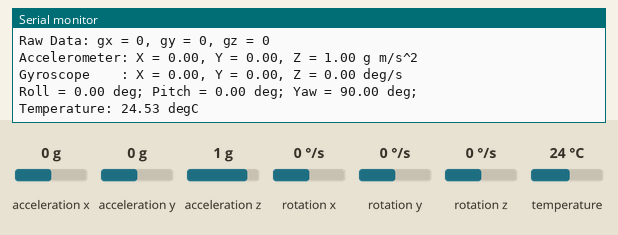
Bench run of a sketch on a simulated ESP32. Parts: the last lines printed to the serial monitor. The inputs (shaded band) are chosen by the test bench; at power-on: acceleration x 0 g, acceleration y 0 g, acceleration z 1 g, rotation x 0 °/s, rotation y 0 °/s, rotation z 0 °/s, temperature 24 °C.

Above: at 1.2 s.
1.3 s: acceleration x set to -1.4 g
At 2.6 s:
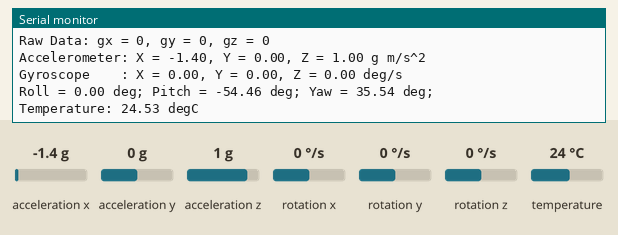
2.8 s: acceleration y set to -1.4 g
At 3.9 s:
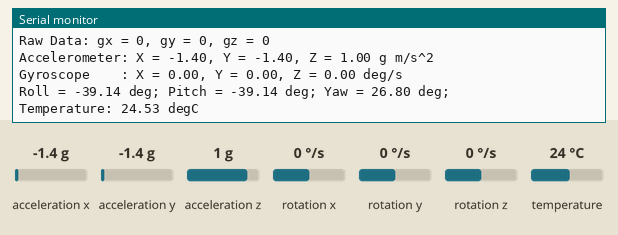
4.3 s: acceleration z set to -1.4 g
At 5.6 s:
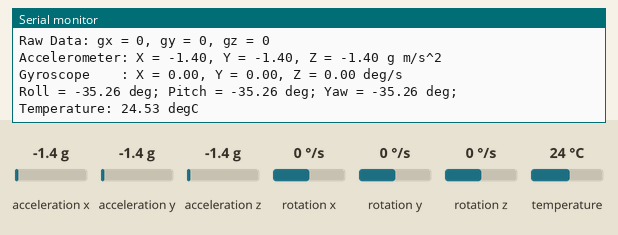
5.8 s: rotation x set to -192 °/s
At 6.5 s:
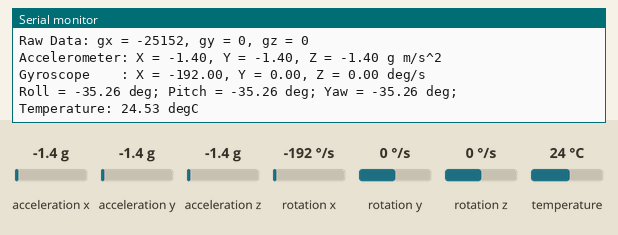
7.3 s: rotation y set to -192 °/s
At 8.5 s:
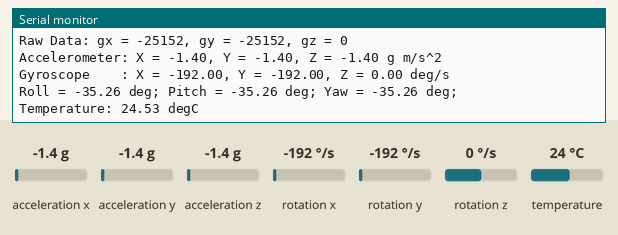
Timing chart, 0 to 9.8 s (numbered marks = the images above; inputs shaded):
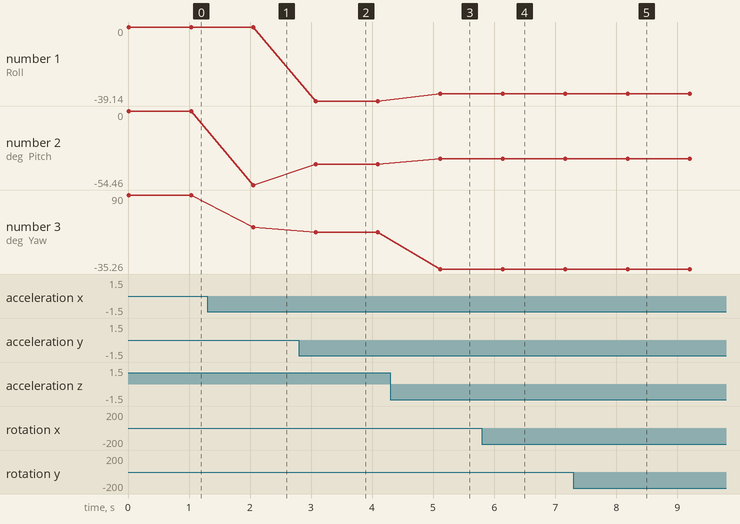

The sketch:

MPU6050_ESP32.ino
```cpp
#include <Wire.h>
#include <MPU6050.h>

MPU6050 mpu;

// Variables to store orientation data
float pitch = 0.0;
float roll = 0.0;
float yaw = 0.0;

void setup() {
  Serial.begin(115200);

  Wire.begin();

  mpu.initialize();
  if (mpu.testConnection()) {
    Serial.println("Connection Successful!");
  } else {
    Serial.println("Connection failed!");
  }

  mpu.setXAccelOffset(-1535); //Set your accelerometer offset for axis X
  mpu.setYAccelOffset(-1043); //Set your accelerometer offset for axis Y
  mpu.setZAccelOffset(625); //Set your accelerometer offset for axis Z
  mpu.setXGyroOffset(57);  //Set your gyro offset for axis X
  mpu.setYGyroOffset(-47);  //Set your gyro offset for axis Y
  mpu.setZGyroOffset(7);  //Set your gyro offset for axis Z
}

void loop() {
  // Raw Sensor Data
  int16_t ax, ay, az, gx, gy, gz;
  mpu.getMotion6(&ax, &ay, &az, &gx, &gy, &gz);

  // Converting in terms of g m/s^2 (gravity)
  float Ax = ax / 16384.0;
  float Ay = ay / 16384.0;
  float Az = az / 16384.0;

  // Converting in terms of angular velocity deg/s
  float Gx = gx / 131.0;
  float Gy = gy / 131.0;
  float Gz = gz / 131.0;

  // Calculate pitch and roll angles
  pitch = atan2(ax, sqrt(ay * ay + az * az)) * 180.0 / PI;
  roll = atan2(ay, sqrt(ax * ax + az * az)) * 180.0 / PI;
  yaw = atan2(az, sqrt(ax * ax + ay * ay)) * 180.0 / PI;
  // yaw = atan2(ay, az) * 180.0 / PI;

  Serial.print("Raw Data: ax = "); Serial.print(ax);
  Serial.print(", ay = "); Serial.print(ay);
  Serial.print(", az = "); Serial.println(az);

  Serial.print("Raw Data: gx = "); Serial.print(gx);
  Serial.print(", gy = "); Serial.print(gy);
  Serial.print(", gz = "); Serial.println(gz);

  Serial.print("Accelerometer: X = ");
  Serial.print(Ax);
  Serial.print(", Y = ");
  Serial.print(Ay);
  Serial.print(", Z = ");
  Serial.print(Az);
  Serial.println(" g m/s^2");

  Serial.print("Gyroscope    : X = ");
  Serial.print(Gx);
  Serial.print(", Y = ");
  Serial.print(Gy);
  Serial.print(", Z = ");
  Serial.print(Gz);
  Serial.println(" deg/s");

  Serial.print("Roll = ");
  Serial.print(roll);
  Serial.print(" deg; Pitch = ");
  Serial.print(pitch);
  Serial.print(" deg; Yaw = ");
  Serial.print(yaw);
  Serial.println(" deg;");

  Serial.print("Temperature: ");
  Serial.print(mpu.getTemperature() / 340 + 36.53);
  Serial.println(" degC\n");

  delay(1000);
}
```

Measured:
- after the input at 1.3 s, the serial monitor: prints a new line after 0.74 s (image 1)
- after the input at 2.8 s, the serial monitor: prints a new line after 0.26 s (image 2)
- after the input at 4.3 s, the serial monitor: prints a new line after 0.81 s (image 3)
- after the input at 5.8 s, the serial monitor: prints a new line after 0.33 s (image 4)
- after the input at 7.3 s, the serial monitor: prints a new line after 0.87 s (image 5)
- plotted number 1: 0 → -39.14 after the input at 2.8 s, -39.14 → -35.26 after the input at 4.3 s
- plotted number 2: 0 → -54.46 after the input at 1.3 s, -54.46 → -39.14 after the input at 2.8 s, -39.14 → -35.26 after the input at 4.3 s
- plotted number 3: 90 → 35.54 after the input at 1.3 s, 35.54 → 26.8 after the input at 2.8 s, 26.8 → -35.26 after the input at 4.3 s
